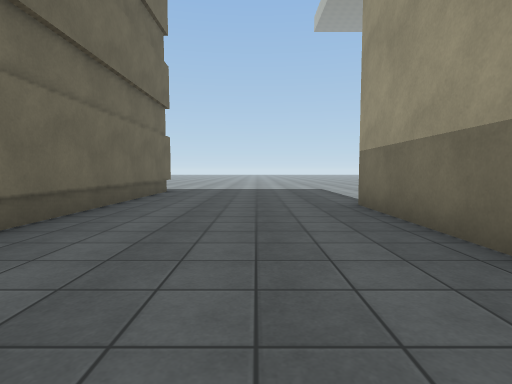
[1] (above)

23 first-person views from a walk through a Unity game level. The camera is 1.2 m above the floor, tilts 4° down and sees 80° across. The floor is counted in squares, 2 m on a side. Each view is taken from the middle of a square. On the plan, view 1 faces up. The plan holds only what a view shows up to about 9 squares ahead; the rest is blank. The place goes on beyond the plan. The player is left out. Some animated figures are not drawn. Some surface patterns are stand-ins.

[2]
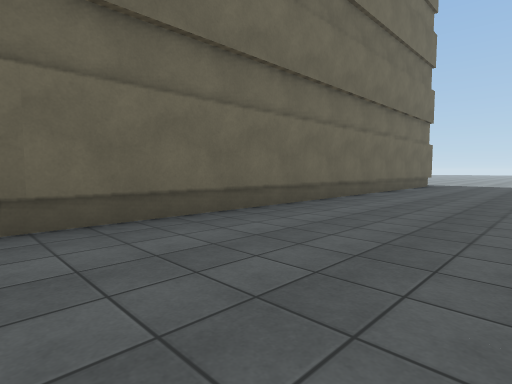

[3]
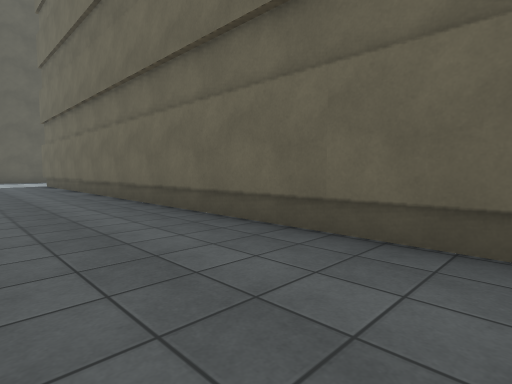

[4]
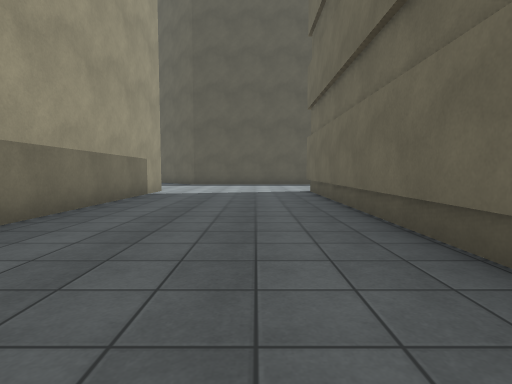

[5]
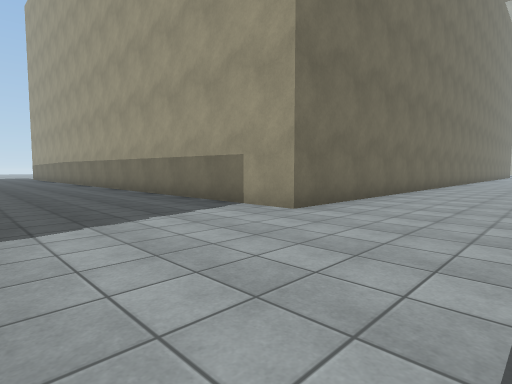

[6]
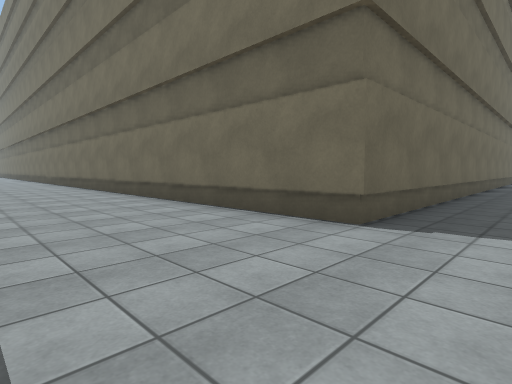

[7]
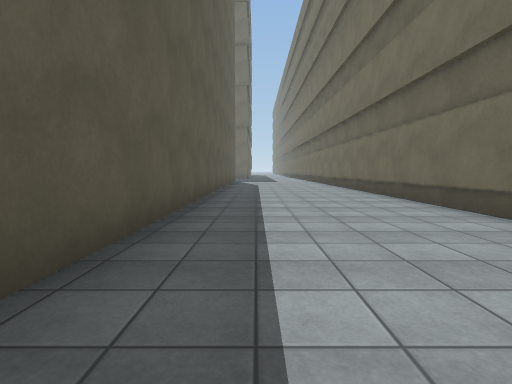

[8]
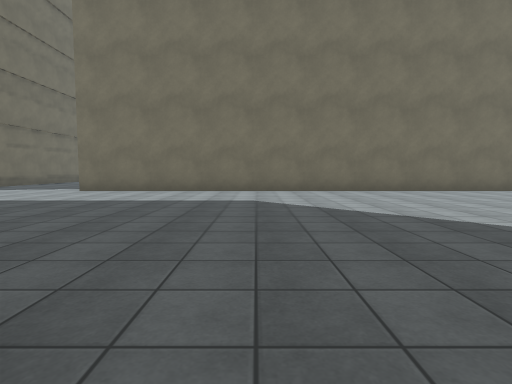

[9]
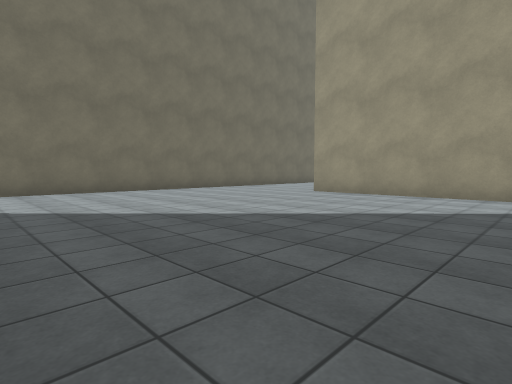

[10]
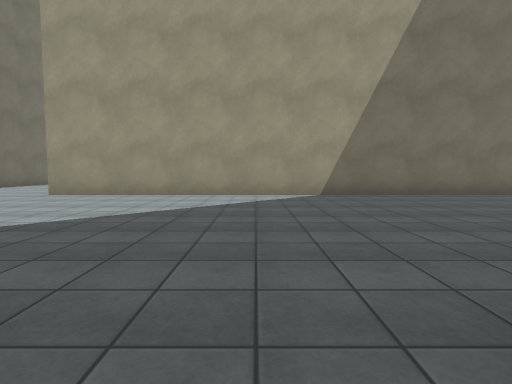

[11]
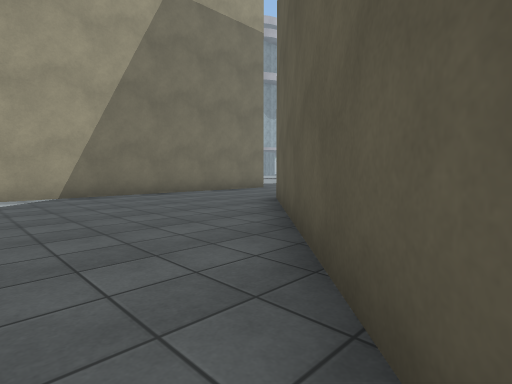

[12]
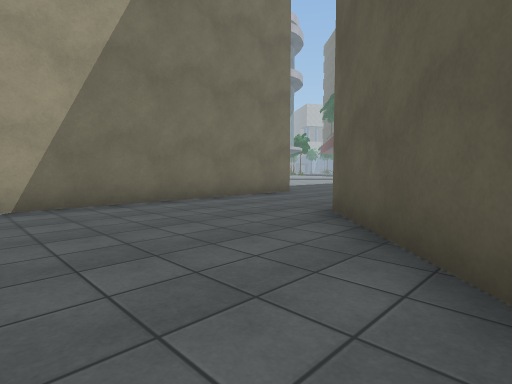

[13]
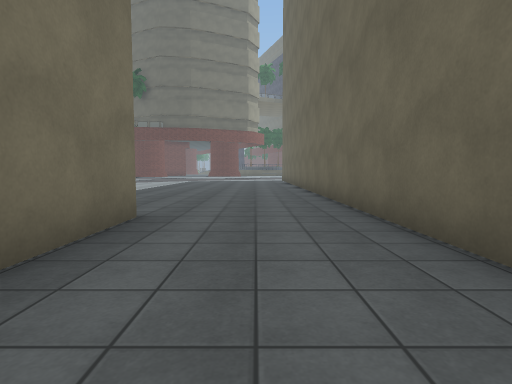

[14]
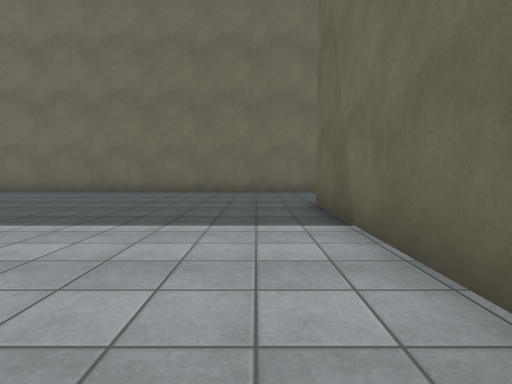

[15]
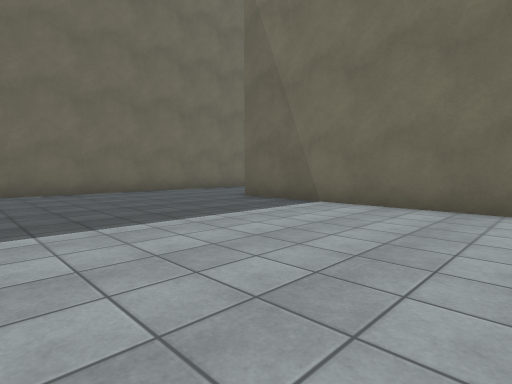

[16]
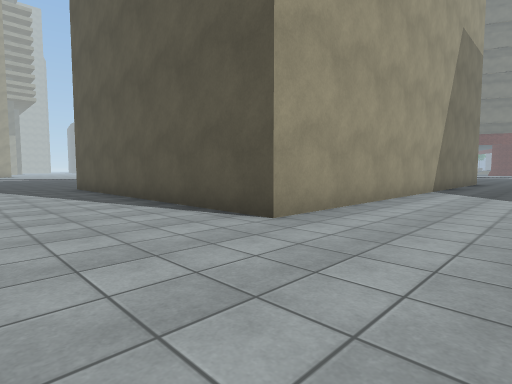

[17]
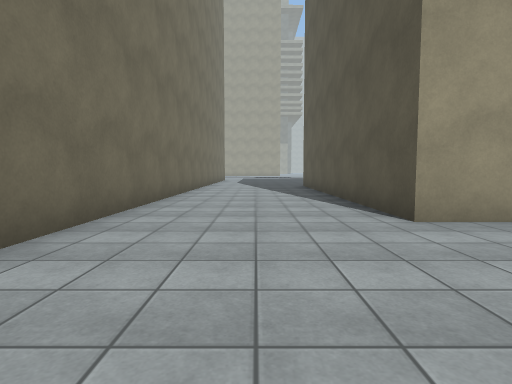

[18]
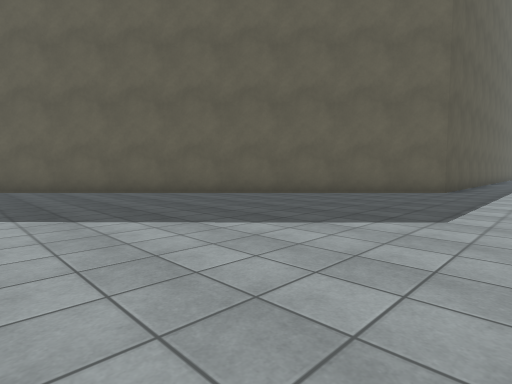

[19]
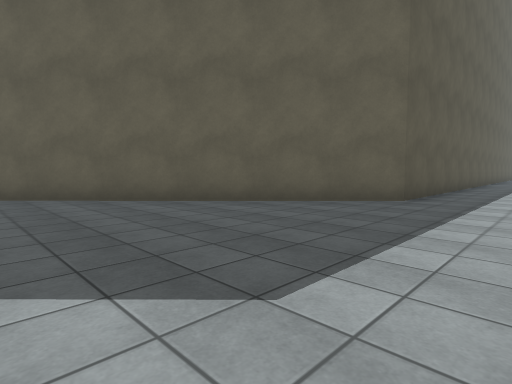

[20]
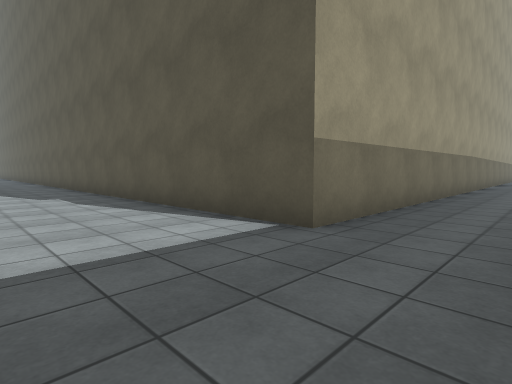

[21]
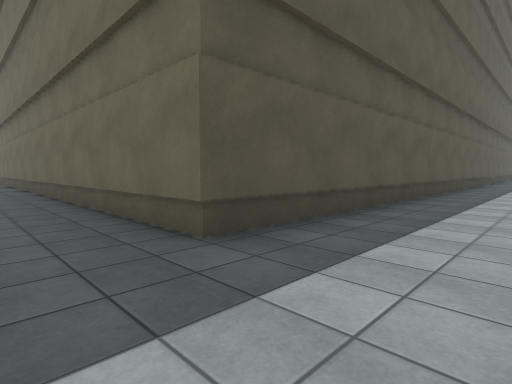

[22]
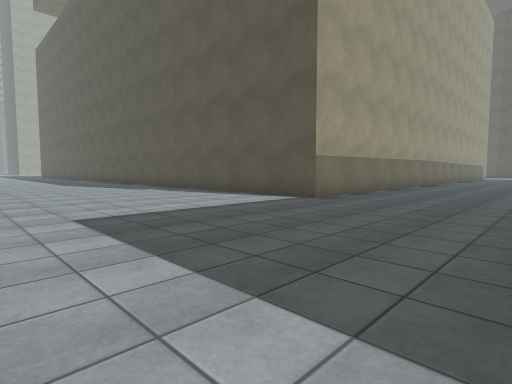

[23]
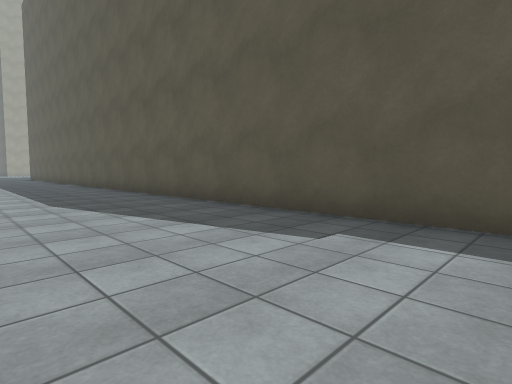

### Floor plan
Points are (right, up) in squares from view 1. A wall is a line through its corners. A room is listed if a view was taken in it or the views show most of it. See-through windows are left out.
Room 1 (views 1, 2, 3, 4, 5, 6, 7, 8, 9, 10, 11, 12, 13, 14, 15, 16, 17, 18, 19, 20, 21, 22, 23)
walls: (-2.4, -16) (-12.1, -16); (1.8, -3) (1.8, 5.4) (15.1, 5.4); (-2.6, -20.2) (1.7, -20.2) (11.5, -30.1); (-12, -20.2) (-4.4, -20.2); (20, -16) (1.8, -16) (1.8, -10); (-11.6, 8.8) (-2.5, 8.8) (-2.4, -15.8); (11.4, -30.8) (11.4, -38.5); (19.6, -32.9) (14.5, -32.9) (14.5, -19.9) (20.5, -19.9)
low walls: (-2.4, -15.8) (-12, -15.8)

Where each view was taken, in squares from view 1:
view 1: 0 up, 0 right, facing up
view 2: 4 down, 1 right, facing up-left
view 3: 2 down, 0 right, facing down-left
view 4: 7 down, 1 left, facing down
view 5: 19 down, 2 left, facing up-right
view 6: 19 down, 1 left, facing up-left
view 7: 19 down, 3 left, facing left
view 8: 25 down, 7 right, facing up
view 9: 25 down, 7 right, facing up-right
view 10: 25 down, 7 right, facing right
view 11: 25 down, 7 right, facing down-right
view 12: 26 down, 9 right, facing down-right
view 13: 29 down, 13 right, facing down
view 14: 34 down, 20 right, facing left
view 15: 38 down, 20 right, facing up-left
view 16: 17 down, 12 right, facing down-right
view 17: 18 down, 11 right, facing right
view 18: 18 down, 11 right, facing down-left
view 19: 18 down, 8 right, facing down-left
view 20: 8 up, 0 right, facing down-right
view 21: 11 up, 1 left, facing down-left
view 22: 11 up, 2 left, facing down-right
view 23: 9 up, 6 right, facing down-right
